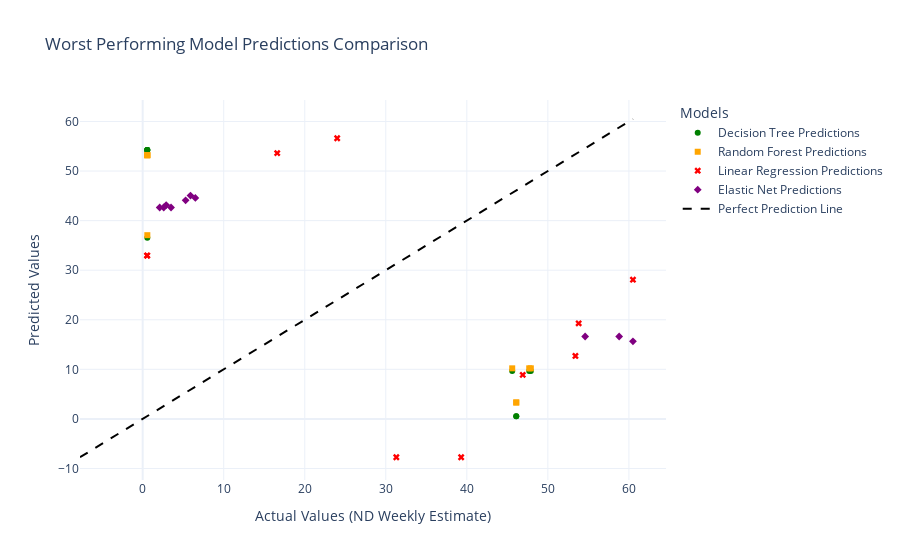

Notebook cell for this chart:
### Code cell
fig = go.Figure()

fig.add_trace(go.Scatter(
    x=worst_performers_dt['ND_Weekly_Estimate'],
    y=worst_performers_dt['Predictions_DT'],
    mode='markers',
    name='Decision Tree Predictions',
    marker=dict(color='green', symbol='circle')
))

fig.add_trace(go.Scatter(
    x=worst_performers_rf['ND_Weekly_Estimate'],
    y=worst_performers_rf['Predictions_RF'],
    mode='markers',
    name='Random Forest Predictions',
    marker=dict(color='orange', symbol='square')
))

fig.add_trace(go.Scatter(
    x=worst_performers_lr['ND_Weekly_Estimate'],
    y=worst_performers_lr['Predictions_LR'],
    mode='markers',
    name='Linear Regression Predictions',
    marker=dict(color='red', symbol='x')
))

fig.add_trace(go.Scatter(
    x=worst_performers_en['ND_Weekly_Estimate'],
    y=worst_performers_en['Predictions_EN'],
    mode='markers',
    name='Elastic Net Predictions',
    marker=dict(color='purple', symbol='diamond')
))

max_value = max(
    worst_performers_dt['ND_Weekly_Estimate'].max(),
    worst_performers_rf['ND_Weekly_Estimate'].max(),
    worst_performers_lr['ND_Weekly_Estimate'].max(),
    worst_performers_en['ND_Weekly_Estimate'].max(),
    worst_performers_dt['Predictions_DT'].max(),
    worst_performers_rf['Predictions_RF'].max(),
    worst_performers_lr['Predictions_LR'].max(),
    worst_performers_en['Predictions_EN'].max()
)

min_value = min(
    worst_performers_dt['ND_Weekly_Estimate'].min(),
    worst_performers_rf['ND_Weekly_Estimate'].min(),
    worst_performers_lr['ND_Weekly_Estimate'].min(),
    worst_performers_en['ND_Weekly_Estimate'].min(),
    worst_performers_dt['Predictions_DT'].min(),
    worst_performers_rf['Predictions_RF'].min(),
    worst_performers_lr['Predictions_LR'].min(),
    worst_performers_en['Predictions_EN'].min()
)

fig.add_trace(go.Scatter(
    x=[min_value, max_value],
    y=[min_value, max_value],
    mode='lines',
    name='Perfect Prediction Line',
    line=dict(color='black', dash='dash')
))

fig.update_layout(
    xaxis_title='Actual Values (ND Weekly Estimate)',
    yaxis_title='Predicted Values',
    title='Worst Performing Model Predictions Comparison',
    legend_title_text='Models',
    template='plotly_white'
)

fig.show()

### Figure 1 — Plotly figure (JSON) as saved in the notebook; plotly's stock layout.template omitted (floating-point values rounded to 4 significant figures)
{"data": [{"marker": {"color": "green", "symbol": "circle"}, "mode": "markers", "name": "Decision Tree Predictions", "type": "scatter", "x": [0.567, 0.567, 0.567, 0.568, 46.1, 46.1, 47.9, 47.7, 0.573, 45.6], "y": [54.23, 54.23, 54.23, 54.23, 0.515, 0.515, 9.672, 9.672, 36.52, 9.672]}, {"marker": {"color": "orange", "symbol": "square"}, "mode": "markers", "name": "Random Forest Predictions", "type": "scatter", "x": [0.567, 0.567, 0.567, 0.568, 46.1, 46.1, 47.9, 47.7, 0.573, 45.6], "y": [53.2, 53.2, 53.2, 53.2, 3.315, 3.315, 10.2, 10.2, 37.06, 10.2]}, {"marker": {"color": "red", "symbol": "x"}, "mode": "markers", "name": "Linear Regression Predictions", "type": "scatter", "x": [39.3, 53.4, 31.3, 46.9, 16.6, 53.8, 24, 60.5, 0.552, 0.552], "y": [-7.734, 12.7, -7.734, 8.875, 53.61, 19.27, 56.62, 28.09, 32.95, 32.95]}, {"marker": {"color": "purple", "symbol": "diamond"}, "mode": "markers", "name": "Elastic Net Predictions", "type": "scatter", "x": [60.5, 58.8, 2.1, 2.9, 2.6, 5.9, 3.5, 5.3, 6.5, 54.6], "y": [15.65, 16.62, 42.64, 43.13, 42.64, 45.06, 42.64, 44.09, 44.57, 16.62]}, {"line": {"color": "black", "dash": "dash"}, "mode": "lines", "name": "Perfect Prediction Line", "type": "scatter", "x": [-7.734, 60.5], "y": [-7.734, 60.5]}], "layout": {"legend": {"title": {"text": "Models"}}, "title": {"text": "Worst Performing Model Predictions Comparison"}, "xaxis": {"title": {"text": "Actual Values (ND Weekly Estimate)"}}, "yaxis": {"title": {"text": "Predicted Values"}}}}
